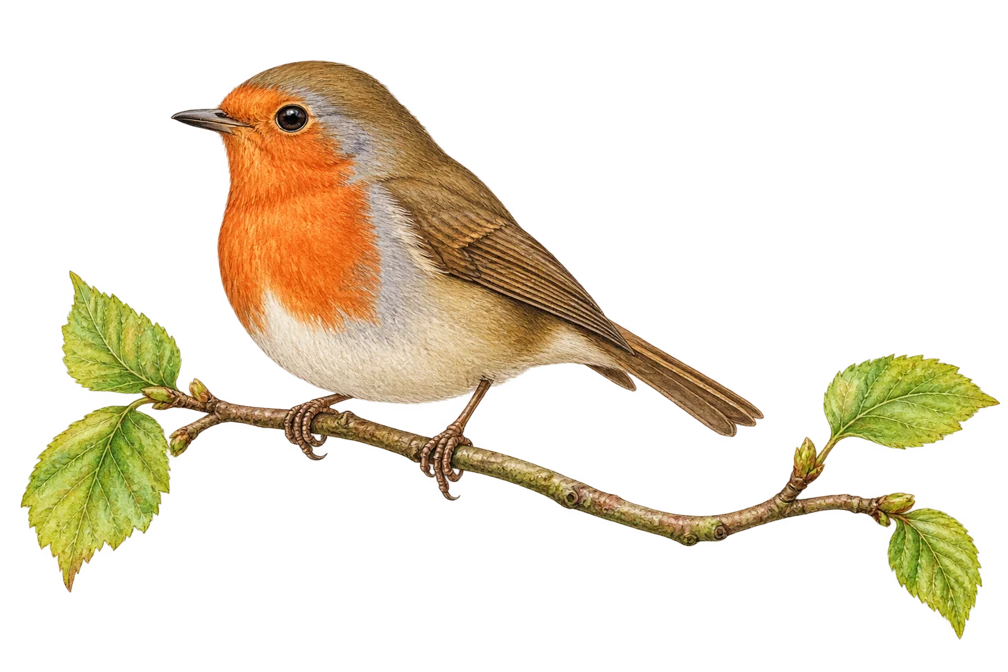
#> input picture evals/examples/asset-integration-2026-10-31/fieldnote/assets/robin.webp, 1008 x 672 px
$ python preflight.py ../../../evals/examples/asset-integration-2026-10-31/fieldnote/assets/robin.webp
#> lines starting #> are read from the running program, lines starting #| are printed output that depends on the picture
#!/usr/bin/env python3
"""Inspect local graphic-file metadata. Never certifies appearance or readiness."""

from __future__ import annotations

import argparse
import base64
import hashlib
import io
import json
import math
from pathlib import Path
import re
from typing import Sequence
from urllib.parse import unquote, urlsplit
import warnings
import xml.etree.ElementTree as ET


MAX_FILE_BYTES = 32 * 1024 * 1024
MAX_RASTER_PIXELS = 50_000_000
SVG_NAMESPACE = "http://www.w3.org/2000/svg"
RASTER_SUFFIXES = {".png", ".jpg", ".jpeg", ".gif", ".webp", ".tif", ".tiff", ".bmp"}
ACTIVE_SVG_ELEMENTS = {"script", "foreignobject", "iframe", "object", "embed", "audio", "video", "animate", "animatemotion", "animatetransform", "set"}
LENGTH_RE = re.compile(r"([+-]?(?:\d+(?:\.\d*)?|\.\d+)(?:[eE][+-]?\d+)?)\s*(px|pt|pc|mm|cm|in|q|%)?\Z", re.I)
UNIT_TO_PX = {"": 1.0, "px": 1.0, "pt": 96 / 72, "pc": 16.0, "mm": 96 / 25.4, "cm": 96 / 2.54, "in": 96.0, "q": 96 / 101.6}
URL_RE = re.compile(r"url\(\s*(['\"]?)(.*?)\1\s*\)", re.I | re.S)
SCOPE = "Local metadata and structural checks only. No visual review, font-license verification, accessibility audit, PDF/X validation, or client-readiness certification."


def add_check(result: dict, name: str, status: str, message: str) -> None:
    result["checks"].append({"name": name, "status": status, "message": message})


def finish(result: dict) -> dict:
    add_check(result, "visual_review", "NOT RUN", "Render and inspect the final artifact at delivery size and in its intended context.")
    statuses = {item["status"] for item in result["checks"]}
    result["status"] = "FAIL" if "FAIL" in statuses else "NOT RUN" if "NOT RUN" in statuses else "PASS"
    return result


def local_name(name: str) -> str:
    return name.rsplit("}", 1)[-1]


# [147 lines left out: functions svg_length, _resource, inspect_svg, not called in this run]


def inspect_raster(data: bytes, result: dict, print_size_mm: tuple[float, float] | None, min_ppi: float, require_cutout: bool = False) -> None:
#> called with min_ppi = 300, require_cutout = False
    try:
        from PIL import Image, ImageOps
    except ImportError:
        add_check(result, "raster_metadata", "NOT RUN", "Pillow is not installed. No raster decoding or PPI assessment was performed.")
        return
    try:
        with warnings.catch_warnings():
            warnings.simplefilter("error", Image.DecompressionBombWarning)
            with Image.open(io.BytesIO(data)) as picture:
#> picture is the input picture: PIL image 1008x672 RGBA; mean R, G, B, A 53.4, 43.9, 23.6, 61.6
                width, height = picture.size
#> width = 1008; height = 672
                if width * height > MAX_RASTER_PIXELS:
                    add_check(result, "raster_decode", "NOT RUN", f"Image exceeds the {MAX_RASTER_PIXELS:,}-pixel inspection limit.")
                    return
                picture.verify()
            with Image.open(io.BytesIO(data)) as picture:
                picture.load()
                orientation = picture.getexif().get(274, 1)
#> orientation = 1
                display_width, display_height = (height, width) if orientation in (5, 6, 7, 8) else (width, height)
#> display_width = 1008; display_height = 672
                metadata = result["metadata"]
                metadata.update({
                    "format": picture.format,
                    "pixel_dimensions": [width, height],
                    "display_pixel_dimensions": [display_width, display_height],
                    "mode": picture.mode,
                    "exif_orientation": orientation,
                    "frames": getattr(picture, "n_frames", 1),
                    "has_alpha_channel_or_transparency": "A" in picture.getbands() or "transparency" in picture.info,
                    "embedded_icc_profile": bool(picture.info.get("icc_profile")),
                    "declared_dpi": list(picture.info["dpi"]) if "dpi" in picture.info else None,
                })
                add_check(result, "raster_decode", "PASS", "The first raster frame decoded successfully; appearance was not inspected.")
                oriented = ImageOps.exif_transpose(picture)
                alpha = oriented.convert("RGBA").getchannel("A")
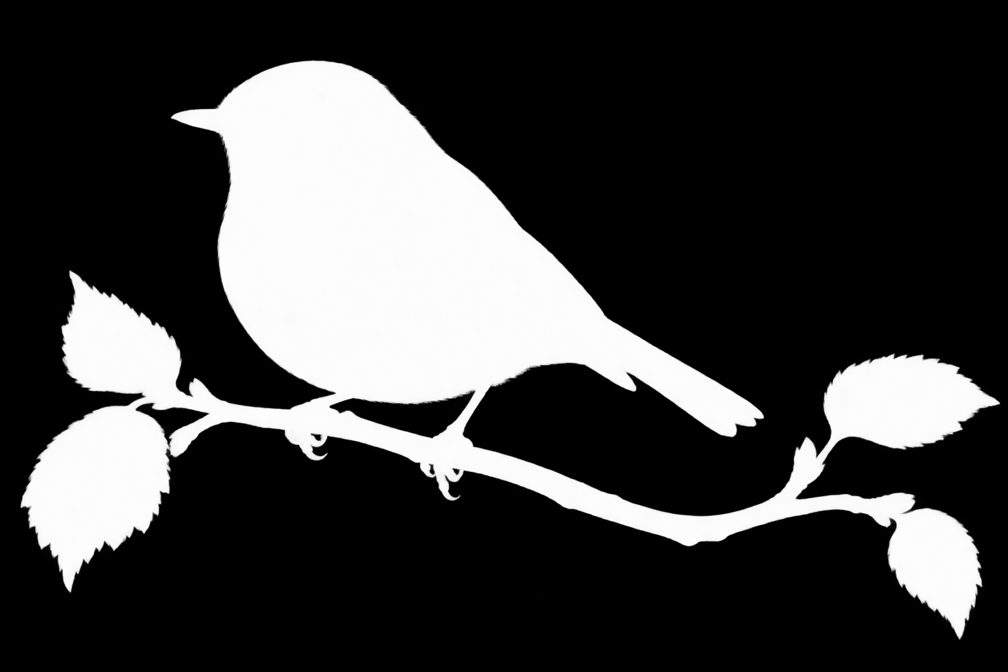
#> alpha: PIL image 1008x672 L; min 0, max 255, mean 61.6
                histogram = alpha.histogram()
#> histogram = 256 values, max 490087 at index 0, min 18 at index 121, mean 2646
                total = width * height
#> total = 677376
                transparent, opaque = histogram[0], histogram[255]
#> transparent = 490087; opaque = 167
                partial = total - transparent - opaque
#> partial = 187122
                bounds = alpha.getbbox()
#> bounds = (15, 17, 1008, 672)
                metadata["alpha"] = {
                    "sample_range_8bit": list(alpha.getextrema()),
                    "transparent_fraction": transparent / total,
                    "partial_fraction": partial / total,
                    "opaque_fraction": opaque / total,
                    "nonzero_bounds_xywh": [bounds[0], bounds[1], bounds[2] - bounds[0], bounds[3] - bounds[1]] if bounds else None,
                    "coordinate_space": "EXIF-oriented first frame; alpha normalized to 8-bit by Pillow",
                }
                add_check(result, "alpha_measurement", "PASS", "Measured first-frame alpha coverage and visible bounds; segmentation and edge quality require visual inspection.")
                if require_cutout:
                    if metadata["frames"] > 1:
                        add_check(result, "cutout_pixels", "NOT RUN", "Cutout requirement is limited to a single-frame raster; additional frames need independent inspection.")
                    else:
                        numeric_cutout = transparent > 0 and transparent < total
                        add_check(result, "cutout_pixels", "PASS" if numeric_cutout else "FAIL", "Requires some fully transparent pixels and some visible pixels. This cannot detect a painted checkerboard inside a partly transparent image or certify a correct silhouette.")
                add_check(result, "other_frames", "NOT RUN" if metadata["frames"] > 1 else "N/A", "Additional frames were not decoded or visually inspected." if metadata["frames"] > 1 else "Single-frame image.")
                add_check(result, "color_profile", "NOT RUN", "ICC presence is reported; profile correctness and output suitability are not validated.")
                if print_size_mm:
                    print_width, print_height = print_size_mm
                    ppi = [display_width / (print_width / 25.4), display_height / (print_height / 25.4)]
                    metadata["print_size_mm"] = list(print_size_mm)
                    metadata["uncropped_ppi_xy"] = ppi
                    metadata["minimum_ppi_requested"] = min_ppi
                    metadata["ppi_assumption"] = "Uses EXIF-oriented dimensions and the entire image, without cropping or resampling."
                    if math.isclose(display_width / display_height, print_width / print_height, rel_tol=0.001):
                        add_check(result, "effective_ppi", "PASS" if min(ppi) >= min_ppi else "FAIL", f"Unrounded PPI values were compared with the requested minimum of {min_ppi:g}; no detail-quality claim is made.")
                    else:
                        add_check(result, "effective_ppi", "NOT RUN", "Image and print rectangle have different aspect ratios. Reported uncropped PPI is conditional; actual crop or fitting must be specified.")
                else:
                    add_check(result, "effective_ppi", "N/A", "No explicit print size supplied; DPI metadata alone is not a quality test.")
                add_check(result, "crop_and_sharpness", "NOT RUN", "Crop, halos, compression defects, generated-image errors, and useful detail require visual inspection.")
    except Exception as error:
        add_check(result, "raster_decode", "FAIL", f"Raster could not be inspected: {type(error).__name__}: {error}")


def _pdf_object(value):
    return value.get_object() if hasattr(value, "get_object") else value


# [90 lines left out: functions _pdf_fonts, inspect_pdf, not called in this run]


def inspect_file(path: str | Path, print_size_mm: tuple[float, float] | None = None, min_ppi: float = 300.0, require_cutout: bool = False) -> dict:
    if print_size_mm is not None and (len(print_size_mm) != 2 or any(not math.isfinite(value) or value <= 0 for value in print_size_mm)):
        raise ValueError("Print width and height must be finite positive millimeters.")
    if not math.isfinite(min_ppi) or min_ppi <= 0:
        raise ValueError("Minimum PPI must be finite and positive.")
    path = Path(path)
    result = {"file": str(path), "kind": "unknown", "metadata": {}, "checks": [], "scope": SCOPE}
    try:
        path = path.resolve()
        result["file"] = str(path)
        if not path.is_file():
            raise ValueError("Path is not a regular file.")
        if path.stat().st_size > MAX_FILE_BYTES:
            add_check(result, "file_size", "NOT RUN", f"File exceeds the {MAX_FILE_BYTES // (1024 * 1024)} MiB inspection limit.")
            return finish(result)
        with path.open("rb") as stream:
            data = stream.read(MAX_FILE_BYTES + 1)
        if len(data) > MAX_FILE_BYTES:
            add_check(result, "file_size", "NOT RUN", "File grew beyond the inspection limit while reading.")
            return finish(result)
        if not data:
            raise ValueError("File is empty.")
        result["metadata"]["file_bytes"] = len(data)
        result["metadata"]["sha256"] = hashlib.sha256(data).hexdigest()
        add_check(result, "file_read", "PASS", "Read the supplied local file without changing it.")
    except (OSError, ValueError, RuntimeError) as error:
        add_check(result, "file_read", "FAIL", str(error))
        return finish(result)
    suffix = path.suffix.lower()
    if require_cutout and suffix not in RASTER_SUFFIXES:
        add_check(result, "cutout_pixels", "NOT RUN", "Cutout pixel inspection requires a supported raster; vector transparency is not inspected by this check.")
    if suffix == ".svg":
        result["kind"] = "svg"
        try:
            inspect_svg(data, path, result)
        except (OSError, ValueError, RuntimeError) as error:
            add_check(result, "svg_metadata", "FAIL", f"SVG metadata could not be inspected: {error}")
        if print_size_mm:
            add_check(result, "effective_ppi", "NOT RUN", "SVG may contain raster imagery. Raster placement PPI and print fitting were not calculated.")
    elif suffix in RASTER_SUFFIXES:
        result["kind"] = "raster"
        inspect_raster(data, result, print_size_mm, min_ppi, require_cutout)
    elif suffix == ".pdf":
        result["kind"] = "pdf"
        inspect_pdf(data, result, print_size_mm)
    else:
        add_check(result, "format_support", "NOT RUN", "Supported extensions: SVG, PNG, JPEG, GIF, WebP, TIFF, BMP, and PDF.")
    return finish(result)


class JsonArgumentParser(argparse.ArgumentParser):
    def error(self, message: str) -> None:
        print(json.dumps({"status": "FAIL", "error": message, "scope": SCOPE}))
        raise SystemExit(2)


def main(argv: Sequence[str] | None = None) -> int:
    parser = JsonArgumentParser(description=__doc__)
    parser.add_argument("file", type=Path)
    parser.add_argument("--print-size-mm", type=float, nargs=2, metavar=("WIDTH", "HEIGHT"))
    parser.add_argument("--min-ppi", type=float, help="Required PPI for an explicit print size. Default with a print size: 300.")
    parser.add_argument("--require-cutout", action="store_true", help="Require a single-frame raster with some fully transparent and some visible pixels. Does not certify edge or visual quality.")
    args = parser.parse_args(argv)
    if args.min_ppi is not None and args.print_size_mm is None:
        parser.error("--min-ppi requires --print-size-mm.")
    try:
        result = inspect_file(args.file, tuple(args.print_size_mm) if args.print_size_mm else None, args.min_ppi if args.min_ppi is not None else 300.0, args.require_cutout)
        print(json.dumps(result, indent=2, allow_nan=False))
    except (ValueError, OSError) as error:
        print(json.dumps({"status": "FAIL", "error": str(error), "scope": SCOPE}))
        return 2
    return 1 if result["status"] == "FAIL" else 0


if __name__ == "__main__":
    raise SystemExit(main())
#> (the program exits here)
